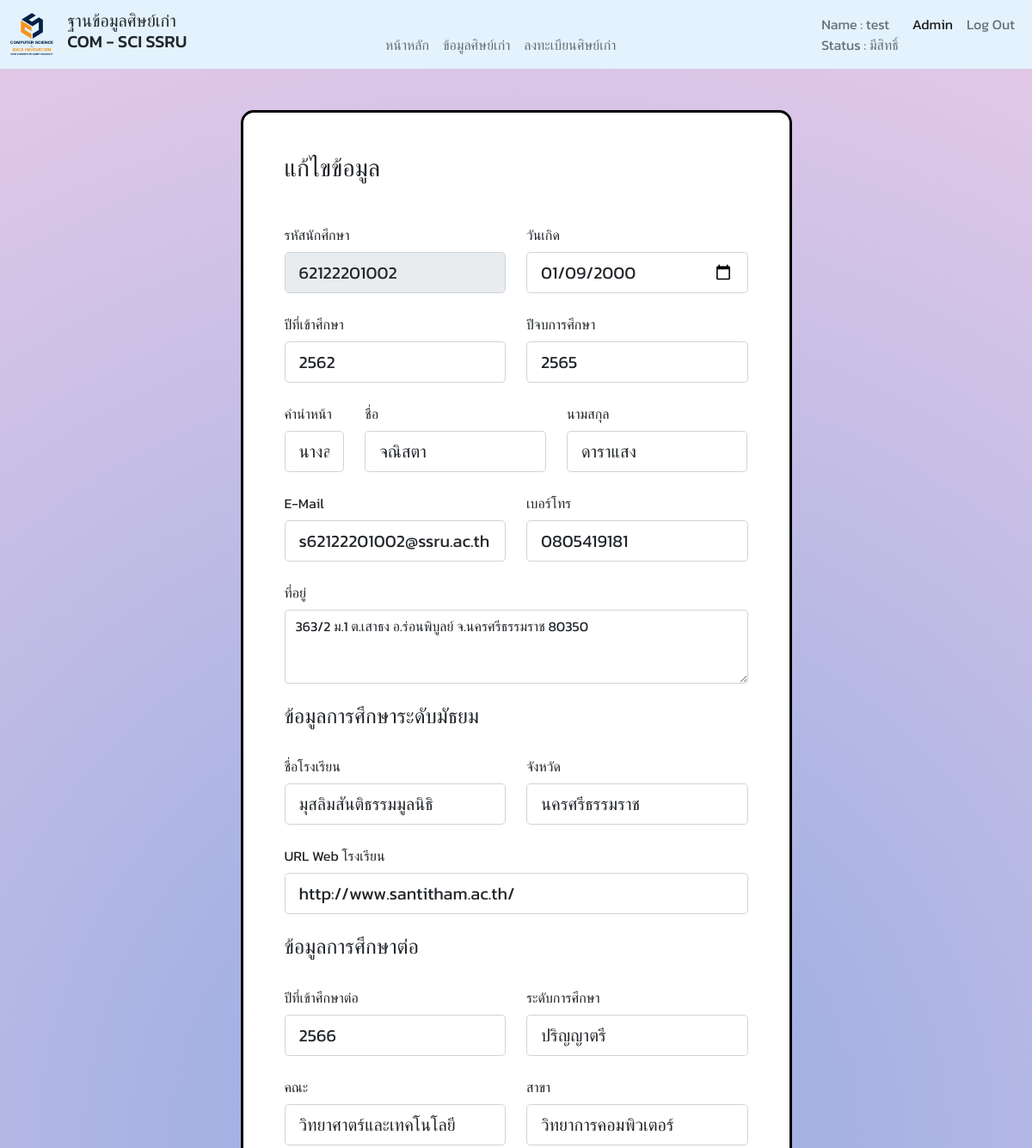
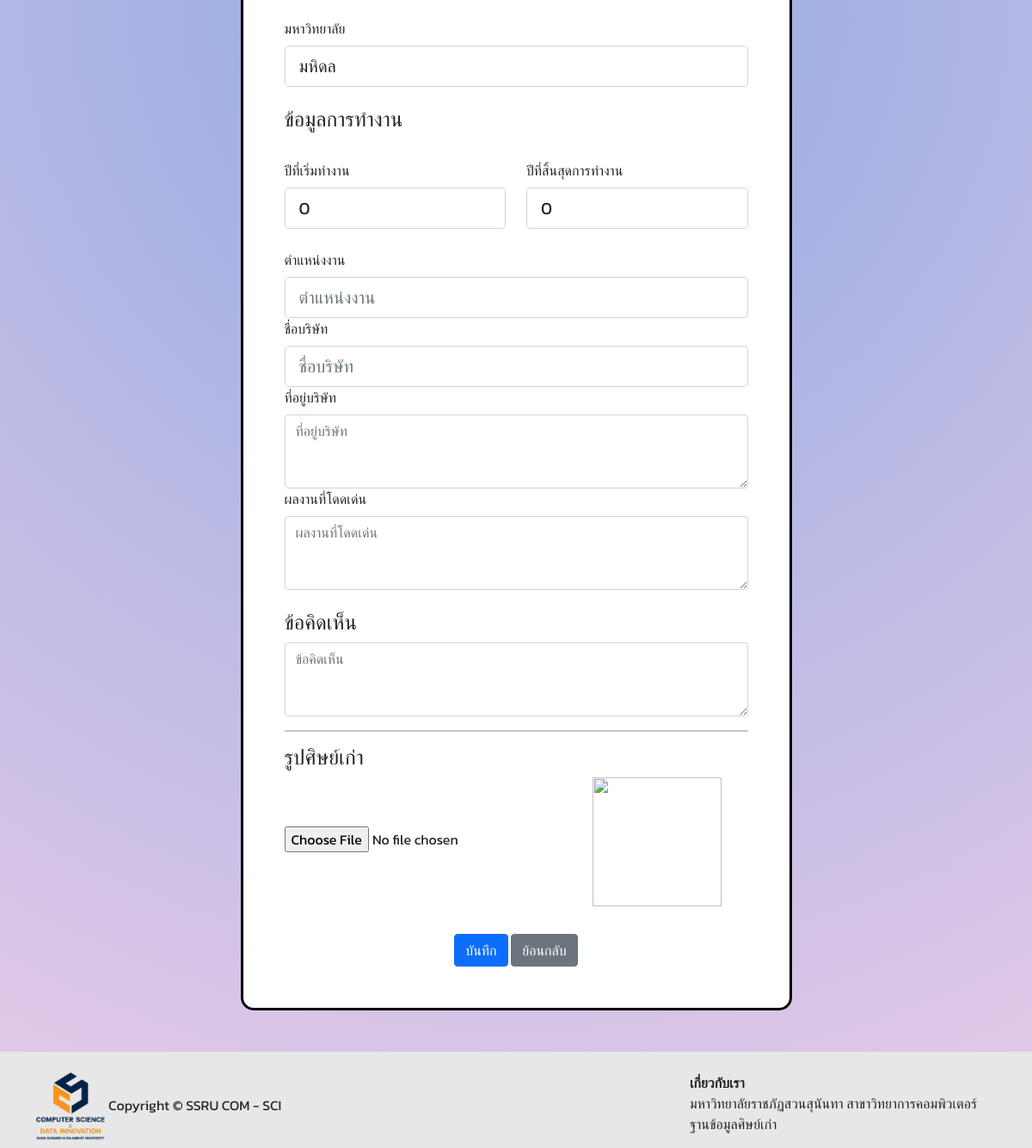
Page /update_user.php?id=62122201002 (signed in) on the committed database (2 pictures, top to bottom).
### tables this page shows
CREATE TABLE `tb_alumni` (
  `alumni_id` varchar(11) NOT NULL,
  `alumni_year_in` int(11) NOT NULL,
  `alumni_year_out` int(11) NOT NULL,
  `alumni_prefix` varchar(20) NOT NULL,
  `alumni_firstname` varchar(20) DEFAULT NULL,
  `alumni_lastname` varchar(20) DEFAULT NULL,
  `alumni_birthday` date DEFAULT NULL,
  `alumni_email` varchar(100) DEFAULT NULL,
  `alumni_phone` varchar(10) DEFAULT NULL,
  `alumni_address` varchar(255) DEFAULT NULL,
  `alumni_idcard` varchar(13) DEFAULT NULL,
  `alumni_comment` text DEFAULT NULL,
  `alumni_status` int(1) DEFAULT 0,
  `alumni_sex` varchar(6) NOT NULL,
  `alumni_img` varchar(255) NOT NULL
);

CREATE TABLE `tb_alumni_school` (
  `school_id` int(20) NOT NULL,
  `alumni_id` varchar(11) NOT NULL,
  `school_name` varchar(50) NOT NULL,
  `school_province` varchar(50) NOT NULL,
  `school_url` text NOT NULL
);

CREATE TABLE `tb_alomni_education` (
  `education_id` int(11) NOT NULL,
  `education_year` varchar(4) NOT NULL,
  `education_level` varchar(50) NOT NULL,
  `education_faculty` varchar(50) NOT NULL,
  `education_branch` varchar(50) NOT NULL,
  `education_university` varchar(50) NOT NULL,
  `alumni_id` varchar(11) NOT NULL
);

CREATE TABLE `tb_alumni_work` (
  `company_id` int(11) NOT NULL,
  `company_name` varchar(50) NOT NULL,
  `company_address` text NOT NULL,
  `company_start` int(4) NOT NULL,
  `company_end` int(4) NOT NULL,
  `company_performance` text NOT NULL,
  `alumni_id` varchar(11) NOT NULL,
  `company_position` varchar(50) NOT NULL
);

### update_user.php (the view, shortened to what the rows shown need)
<?php
include 'connection.php';
$sql = $conn->prepare("SELECT * FROM `tb_admin` WHERE `admin_username` = ?;");
$sql->bindParam(1, $_SESSION['admin_username']);
$sql->execute();
$publisher = $sql->fetch(PDO::FETCH_ASSOC);
$sql2 = $conn->prepare("SELECT tb_alumni.alumni_id, tb_alumni.alumni_year_in, tb_alumni.alumni_year_out, tb_alumni.alumni_prefix
, tb_alumni.alumni_firstname, tb_alumni.alumni_lastname, tb_alumni.alumni_birthday, tb_alumni.alumni_img, tb_alumni.alumni_email,
tb_alumni.alumni_phone, tb_alumni.alumni_address, tb_alumni.alumni_comment,
tb_alumni.alumni_status, tb_alumni.alumni_sex, tb_alumni_school.school_name, tb_alumni_school.school_province, tb_alumni_school.school_url, tb_alomni_education.education_year, tb_alomni_education.education_level,
tb_alomni_education.education_faculty, tb_alomni_education.education_branch, tb_alomni_education.education_university, tb_alumni_work.company_name, tb_alumni_work.company_address, tb_alumni_work.company_start,
tb_alumni_work.company_end, tb_alumni_work.company_performance, tb_alumni_work.company_position
FROM    ((tb_alumni LEFT JOIN tb_alumni_school ON tb_alumni.alumni_id  = tb_alumni_school.alumni_id)
LEFT JOIN tb_alomni_education ON tb_alumni.alumni_id  = tb_alomni_education.alumni_id)
LEFT JOIN tb_alumni_work ON tb_alumni.alumni_id  = tb_alumni_work.alumni_id WHERE tb_alumni.alumni_id=?");
$sql2->bindParam(1, $_GET["id"]);
$sql2->execute();
$publisher2 = $sql2->fetch(PDO::FETCH_ASSOC);
?>
<!DOCTYPE html>
<html lang="en">
<head>
  <link href="https://cdn.jsdelivr.net/npm/bootstrap@5.1.1/dist/css/bootstrap.min.css" rel="stylesheet" />
</head>
<body class="gradient-custom d-flex flex-column min-vh-100">
  <nav class="navbar sticky-top navbar-expand-lg navbar-light" style="background-color: #e3f2fd;">
    <div class="container-fluid">
      <div class="collapse navbar-collapse" id="navbarSupportedContent">
        <div class="row">
          <div class="col align-self-end">
            <ul class="navbar-nav m-auto mb-2 mb-lg-0">
              <li class="nav-item">
                <div class="nav-link">Name : <?php
                                              echo $publisher['admin_firstname']
                                              ?> <br> Status : <?php if ($publisher['admin_status'] == 0) {
                                                                  echo "ไม่มีสิทธิ์";
                                                                } else {
                                                                  echo "มีสิทธิ์";
                                                                } ?></div>
              </li>
            </ul>
          </div>
        </div>
      </div>
    </div>
  </nav>
  <section>
    <form method="POST" enctype="multipart/form-data">
      <div class="container py-5 h-100">
        <div class="row justify-content-center align-items-center h-100">
          <div class="col-12 col-lg-9 col-xl-7">
            <div class="card shadow-10-strong card-registration" style="border-radius: 15px; border: 3px solid #000000;">
              <div class="card-body p-4 p-md-5">
                <form>
                  <div class="row">
                    <div class="col-md-6 mb-4">
                      <div class="form-outline">
                        <label class="form-label" for="alumni_id">รหัสนักศึกษา</label>
                        <input type="text" name="alumni_id" readonly placeholder="รหัสนักศึกษา" class="form-control form-control-lg" value="<?php echo $publisher2['alumni_id'] ?>" required />
                      </div>
                    </div>
                    <div class=" col-md-6 mb-4">
                      <div class="form-outline">
                        <label class="form-label" for="alumni_birthday">วันเกิด</label>
                        <input type="date" name="alumni_birthday" placeholder="วันเกิด" class="form-control form-control-lg" value="<?php echo $publisher2['alumni_birthday'] ?>" required />
                      </div>
                    </div>
                  </div>
                  <div class="row">
                    <div class="col-md-6 mb-4">
                      <div class="form-outline">
                        <label class="form-label" for="firstName">ปีที่เข้าศึกษา</label>
                        <input type="number" name="alumni_year_in" placeholder="ปีที่เข้าศึกษา" class="form-control form-control-lg" value="<?php echo $publisher2['alumni_year_in'] ?>" required />
                      </div>
                    </div>
                    <div class="col-md-6 mb-4">
                      <div class="form-outline">
                        <label class="form-label" for="lastName">ปีจบการศึกษา</label>
                        <input type="number" name="alumni_year_out" placeholder="ปีจบการศึกษา" class="form-control form-control-lg" value="<?php echo $publisher2['alumni_year_out'] ?>" required />
                      </div>
                    </div>
                  </div>
                  <div class="row">
                    <div class="col-md-2 mb-2">
                      <label class="form-label select-label">คำนำหน้า</label>
                      <select class="select form-control form-control-lg" name="alumni_prefix" required>
                        <option value="<?php echo $publisher2['alumni_prefix'] ?>"><?php echo $publisher2['alumni_prefix'] ?></option>
                      </select>
                    </div>
                    <div class="col-md-5 mb-4">
                      <div class="form-outline">
                        <label class="form-label">ชื่อ</label>
                        <input type="text" name="alumni_firstname" placeholder="ชื่อ" class="form-control form-control-lg" value="<?php echo $publisher2['alumni_firstname'] ?>" required />
                      </div>
                    </div>
                    <div class="col-md-5 mb-4">
                      <div class="form-outline">
                        <label class="form-label">นามสกุล</label>
                        <input type="text" name="alumni_lastname" placeholder="นามสกุล" class="form-control form-control-lg" value="<?php echo $publisher2['alumni_lastname'] ?>" required />
                      </div>
                    </div>
                  </div>
                  <div class="row">
                    <div class="col-md-6 mb-4">
                      <div class="form-outline">
                        <label class="form-label">E-Mail</label>
                        <input type="email" name="alumni_email" placeholder="E-mail" class="form-control form-control-lg" value="<?php echo $publisher2['alumni_email'] ?>" required />
                      </div>
                    </div>
                    <div class="col-md-6 mb-4">
                      <div class="form-outline">
                        <label class="form-label">เบอร์โทร</label>
                        <input type="text" name="alumni_phone" placeholder="เบอร์โทร" class="form-control form-control-lg" value="<?php echo $publisher2['alumni_phone'] ?>" required />
                      </div>
                    </div>
                  </div>
                  <div class="row">
                    <div class="col-md-12 mb-12 d-flex align-items-center">
                      <div class="form-outline datepicker w-100">
                        <label for="alumni_address" class="form-label">ที่อยู่</label>
                        <textarea placeholder="ที่อยู่" class="form-control" name="alumni_address" rows="3" required><?php echo $publisher2['alumni_address'] ?></textarea>
                      </div>
                    </div>
                  </div>
                  <br>
                  <br>
                  <div class="row">
                    <div class="col-md-6 mb-4">
                      <div class="form-outline">
                        <label class="form-label" for="school_name">ชื่อโรงเรียน</label>
                        <input type="text" name="school_name" placeholder="ชื่อโรงเรียน" class="form-control form-control-lg" value="<?php echo $publisher2['school_name'] ?>" required />
                      </div>
                    </div>
                    <div class="col-md-6 mb-4">
                      <div class="form-outline">
                        <label class="form-label" for="school_province">จังหวัด</label>
                        <input type="text" name="school_province" placeholder="จังหวัด" class="form-control form-control-lg" value="<?php echo $publisher2['school_province'] ?>" required />
                      </div>
                    </div>
                    <div class="col-md-12">
                      <div class="form-outline">
                        <label class="form-label" for="school_url">URL Web โรงเรียน</label>
                        <input type="text" name="school_url" placeholder="URL Web โรงเรียน" class="form-control form-control-lg" value="<?php echo $publisher2['school_url'] ?>" required />
                      </div>
                    </div>
                  </div>
                  <br>
                  <br>
                  <div class="row">
                    <div class="col-md-6 mb-4">
                      <div class="form-outline">
                        <label class="form-label" for="education_year">ปีที่เข้าศึกษาต่อ</label>
                        <input type="number" name="education_year" placeholder="ปีที่เข้าศึกษาต่อ" class="form-control form-control-lg" value="<?php echo $publisher2['education_year'] ?>" />
                      </div>
                    </div>
                  </div>
                  <div class="row">
                    <div class="col-md-6 mb-4">
                      <div class="form-outline">
                        <label class="form-label" for="education_faculty">คณะ</label>
                        <input type="text" name="education_faculty" placeholder="คณะ" class="form-control form-control-lg" value="<?php echo $publisher2['education_faculty'] ?>" />
                      </div>
                    </div>
                    <div class="col-md-6 mb-4">
                      <div class="form-outline">
                        <label class="form-label" for="education_branch">สาขา</label>
                        <input type="text" name="education_branch" placeholder="สาขา" class="form-control form-control-lg" value="<?php echo $publisher2['education_branch'] ?>" />
                      </div>
                    </div>
                  </div>
                  <div class="row">
                    <div class="col-md-12 mb-6">
                      <div class="form-outline">
                        <label class="form-label" for="education_university">มหาวิทยาลัย</label>
                        <input type="text" name="education_university" placeholder="มหาวิทยาลัย" class="form-control form-control-lg" value="<?php echo $publisher2['education_university'] ?>" />
                      </div>
                    </div>
                  </div>
                  <br>
                  <br>
                  <div class="row">
                    <div class="col-md-6 mb-4">
                      <div class="form-outline">
                        <label class="form-label" for="company_start">ปีที่เริ่มทำงาน</label>
                        <input type="text" name="company_start" placeholder="ปีที่เริ่มทำงาน" class="form-control form-control-lg" value="<?php echo $publisher2['company_start'] ?>" />
                      </div>
                    </div>
                    <div class="col-md-6 mb-4">
                      <div class="form-outline">
                        <label class="form-label" for="company_end">ปีที่สิ้นสุดการทำงาน</label>
                        <input type="text" name="company_end" placeholder="ปีที่สิ้นสุดการทำงาน" class="form-control form-control-lg" value="<?php echo $publisher2['company_end'] ?>" />
                      </div>
                    </div>
                  </div>
                  <br>
                </form>
              </div>
            </div>
          </div>
        </div>
      </div>
    </form>
  </section>
</body>
</html>
<?php
exit;
?>

### rows in the picture
tb_alumni: alumni_id "62122201002", alumni_birthday "01/09/2000", alumni_year_in "2562", alumni_year_out "2565", alumni_prefix "นางสาว", alumni_firstname "จณิสตา", alumni_lastname "ดาราแสง", alumni_email "s62122201002@ssru.ac.th", alumni_phone "0805419181", alumni_address "363/2 ม.1 ต.เสาธง อ.ร่อนพิบูลย์ จ.นครศรีธรรมราช 80350", school_name "มุสลิมสันติธรรมมูลนิธิ", school_province "นครศรีธรรมราช", school_url "http://www.santitham.ac.th/", education_year "2566", education_faculty "วิทยาศาตร์และเทคโนโลยี", education_branch "วิทยาการคอมพิวเตอร์", education_university "มหิดล", company_start "0", company_end "0"

### other values in the picture
$publisher['admin_firstname'] "test"
